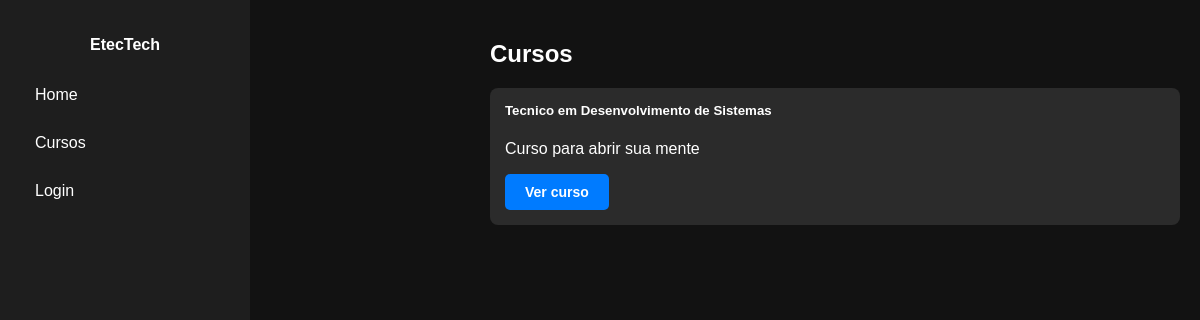
Before: / with the older database file.
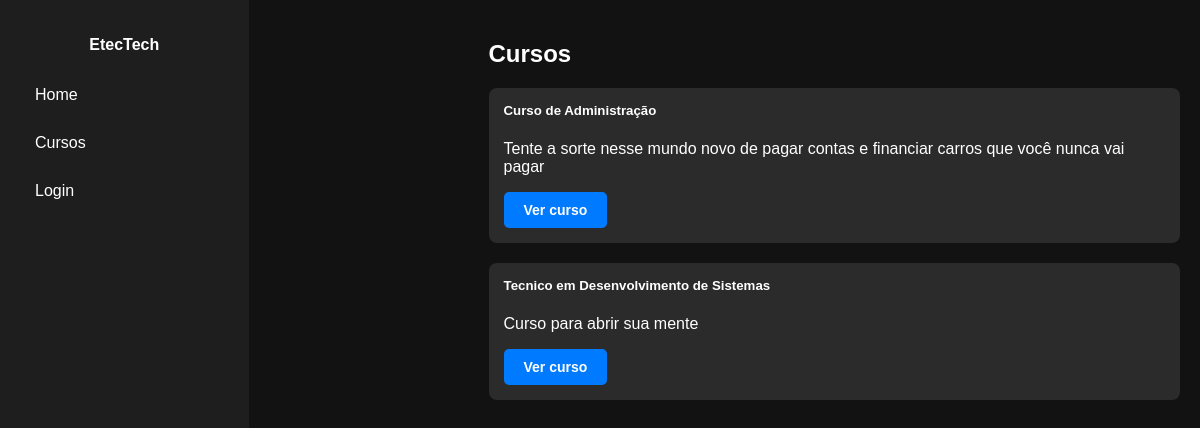
After: the same page with the newer database file.
### cursos/models.py (models this page shows, shortened)
class Curso(models.Model):
    titulo = models.CharField(max_length=200)
    descricao = models.TextField()
    data_criacao = models.DateField(auto_now_add=True)
    categoria = models.ForeignKey(Categoria, on_delete=models.SET_NULL, null=True, related_name='cursos')
    instrutores = models.ManyToManyField(Instrutor, related_name='cursos')
    publico_alvo = models.TextField(blank=True)
    requisitos = models.TextField(blank=True)

### cursos/views.py (the view)
# urls.py: path('',IndexView.as_view(), name='index'),
class IndexView(ListView):
    model = Curso
    template_name = 'index.html'
    context_object_name = 'cursos'
    def get_queryset(self):
        queryset = super().get_queryset() .order_by('titulo')
        titulo = self.request.GET.get('titulo')
        if titulo:
            queryset = queryset.filter(titulo__icontains=titulo)
        return queryset

### cursos/templates/index.html (shortened to what this page needs)
{% extends 'base.html' %}
{% block content %}
<h2>Cursos</h2>
<div class="card-container">
    {% for curso in cursos %}
    <div class="card">
        <h5>{{ curso.titulo }}</h5>
        <p>{{ curso.descricao }}</p>
        <a href="{% url 'curso_detail' curso.pk %}" class="btn-azul" >Ver curso</a>
    </div>
    {% endfor %}
</div>
{% endblock %}

### config/templates/base.html (shortened to what this page needs)
<!DOCTYPE html>
<html lang="pt-br">
<head>
    {% load static %}
    <link rel="stylesheet" href="{% static '/css/style.css' %}">
</head>
<body>
  <div class="container">
    <div class="sidebar">
      <div class="menu-items">
        <h4>EtecTech</h4>
        <a href="{% url 'index' %}">Home</a>
        <a href="#">Cursos</a>
        {% if user.is_authenticated %}
          <a href="#">Projetos</a>
          <a href="{% url 'logout' %}">Logout</a>
        {% else %}
          <a href="{% url 'login' %}">Login</a>
        {% endif %}
      </div>
    </div>
    <div class="content">
      {% block content %}{% endblock %}
    </div>
  </div>
</body>
</html>

### cursos/static/css/style.css (style rules this page uses)
body { margin: 0; padding: 0; font-family: Arial, sans-serif; background-color: #121212; color: #fff; }
.container { display: flex; }
.sidebar { width: 220px; height: 100vh; background-color: #1e1e1e; padding: 15px; display: flex; flex-direction: column; justify-content: space-between; }
.content { flex-grow: 1; padding: 20px; color: white; }
.menu-items a { display: block; margin-bottom: 10px; color: white; text-decoration: none; }
.sidebar h4 { text-align: center; color: #fff; }
.sidebar a { display: block; color: #fff; padding: 10px 20px; text-decoration: none; }
.content { margin-left: 220px; padding: 20px; }
.card { background-color: #2b2b2b; border-radius: 8px; padding: 15px; margin-bottom: 20px; }
.card h5 { margin-top: 0; }
.btn-azul { background-color: #007bff; color: white; padding: 10px 20px; border: none; border-radius: 5px; text-decoration: none; display: inline-block; font-size: 14px; font-weight: bold; transition: background-color 0.3s ease; }

Changed rows visible on the page:
added Curso: titulo "Curso de Administração", descricao "Tente a sorte nesse mundo novo de pagar contas e financiar carros que você nunca vai pagar"
